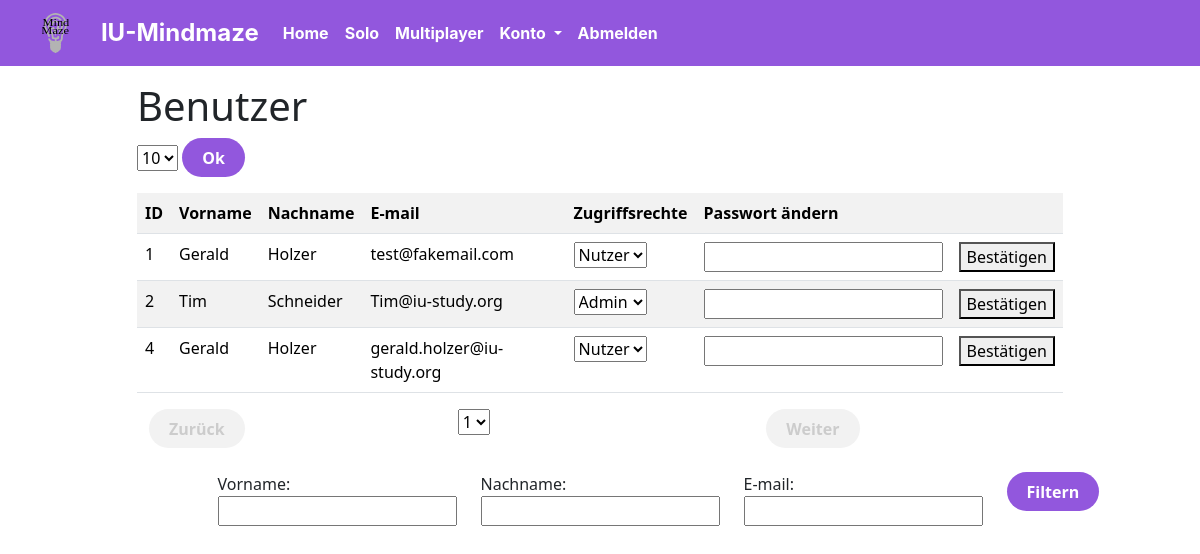
/src/html-php-view/userManagement.php (signed in), run on the app's committed database.
### tables this page shows
CREATE TABLE `benutzer` (
  `BenutzerID` int(12) NOT NULL,
  `StudiengangID` int(12) DEFAULT NULL,
  `ZugriffsrechteID` int(12) DEFAULT NULL,
  `Vorname` varchar(50) DEFAULT NULL,
  `Nachname` varchar(50) DEFAULT NULL,
  `Email` varchar(100) DEFAULT NULL,
  `Passwort` varchar(5000) DEFAULT NULL
);

### src/html-php-view/userManagement.php (the view, shortened to what this page needs)
<!DOCTYPE html>
<html lang="de">
<head>
    <link href="https://cdn.jsdelivr.net/npm/bootstrap@5.0.2/dist/css/bootstrap.min.css" rel="stylesheet"
>
    <link rel="stylesheet" type="text/css" href="../css/style.css">
    <link rel="stylesheet" href="../css/main.css">
</head>
<body>
    <?php
    include ("navbar.php");
    include "../html-php-view/dbconnect.php";
    $con = new mysqli($servername, $username, $password, $dbname);
    $qryVorname = isset ($_GET['Vorname']) ? $_GET['Vorname'] : "";
    $qryNachname = isset ($_GET['Nachname']) ? $_GET['Nachname'] : "";
    $qryEmail = isset ($_GET['Email']) ? $_GET['Email'] : "";
    $whereClause = "WHERE 1";
    $qryVorname = mysqli_real_escape_string($con, $qryVorname);
    $qryNachname = mysqli_real_escape_string($con, $qryNachname);
    $qryEmail = mysqli_real_escape_string($con, $qryEmail);
    $sql = "SELECT COUNT(*) AS total FROM benutzer $whereClause";
    $result = mysqli_query($con, $sql);
    if ($result) {
        $row = mysqli_fetch_assoc($result);
        $totalRecords = $row['total'];
    } else {
        echo "Fehler: " . mysqli_error($con);
    }
    $maxRecords = isset ($_GET['MaxRecords']) ? $_GET['MaxRecords'] : 10;
    $page = isset ($_GET['Page']) ? $_GET['Page'] : 1;
    $offset = $maxRecords * ($page - 1);
    $lastPage = ceil($totalRecords / $maxRecords);
    $sql = "SELECT * FROM benutzer $whereClause LIMIT $maxRecords OFFSET $offset";
    $result = $con->query($sql);
    ?>
    <div class="container">
        <div class="row">
            <div class="col-1"> </div>
            <div class="col-10">
                <h1 class="mt-3">Benutzer</h1>
                <form id="frmMaxRecords" action="userManagement.php" method="get">
                    <select name="MaxRecords">
                        <option value="10" <?php if ($maxRecords == 10) {
                            echo ("selected");
                        } ?>>10</option>
                    </select>
                    <button class="button-short" type="submit">Ok</button>
                </form>
                <form class="mt-3" method="post">
                    <table class='table table-striped'>
                        <tr>
                            <th>ID</th>
                            <th>Vorname</th>
                            <th>Nachname</th>
                            <th>E-mail</th>
                            <th>Zugriffsrechte</th>
                            <th>Passwort ändern</th>
                            <th></th>
                        </tr>
                        <?php
                        while ($row = $result->fetch_assoc()) {
                            echo "<tr>";
                            echo "<td>" . $row["BenutzerID"] . "</td>";
                            echo "<td>" . $row["Vorname"] . "</td>";
                            echo "<td>" . $row["Nachname"] . "</td>";
                            echo "<td>" . $row["Email"] . "</td>";
                            echo "<td>";
                            echo "<select id='rechte_" . $row["BenutzerID"] . "'>";
                            echo "<option value='1' " . ($row["ZugriffsrechteID"] == 1 ? "selected" : "") . ">Nutzer</option>";
                            echo "<option value='3' " . ($row["ZugriffsrechteID"] == 3 ? "selected" : "") . ">Admin</option>";
                            echo "</select>";
                            echo "</td>";
                            echo "<td><input id='password_" . $row["BenutzerID"] . "' name='password' type='text'></td>";
                            echo "<td><button onclick='changePassword(" . $row["BenutzerID"] . "); event.preventDefault()'>Bestätigen</td>";
                            echo "</tr>";
                        }
                        ?>
                    </table>
                </form>
                <div class=container>
                    <div class="row">
                        <div class="col">
                            <form action="userManagement.php" method="get">
                                <button class="button-short" type="submit" <?php if ($page == 1) {
                                    echo "disabled";
                                } ?>>Zurück</button>
                            </form>
                        </div>
                        <div class="col">
                            <form id="pages" action="userManagement.php" method="get">
                                <select name="Page" id="changePage">
                                    <?php for ($i = 1; $i <= $lastPage; $i++) {
                                        echo "<option value='" . $i . "'";
                                        if ($i == $page) {
                                            echo " selected";
                                        }
                                        echo ">" . $i . "</option>";
                                    } ?>f
                                </select>
                            </form>
                        </div>
                        <div class="col">
                            <form action="userManagement.php" method="get">
                                <button class="button-short" type="submit" <?php if ($page == $lastPage) {
                                    echo "disabled";
                                } ?>>Weiter</button>
                            </form>
                        </div>
                    </div>
                </div>
            </div>
            <div class="col-1"> </div>
        </div>
    </div>
                <form class="mt-4" action="userManagement.php" method="GET">
                    <div class="container">
                        <div class="row">
                            <div class="col">
                            </div>
                            <div class="col">
                                <label for="Vorname">Vorname:</label>
                                <input type="text" id="Vorname" name="Vorname"
                                    value="<?php echo htmlspecialchars($qryVorname); ?>"><br><br>
                            </div>
                            <div class="col">
                                <label for="Nachname">Nachname:</label>
                                <input type="text" id="Nachname" name="Nachname"
                                    value="<?php echo htmlspecialchars($qryNachname); ?>"><br><br>
                            </div>
                            <div class="col">
                                <label for="Email">E-mail:</label>
                                <input type="text" id="Email" name="Email"
                                    value="<?php echo htmlspecialchars($qryEmail); ?>"><br><br>
                            </div>
                            <div class="col">
                                <input class="button-short" accept="" type="submit" value="Filtern">
                            </div>
                        </div>
                    </div>
                </form>
</body>
</html>

### src/html-php-view/navbar.php (shortened to what this page needs)
<nav class="navbar navbar-expand-lg custom-navbar">
  <div class="container">
  <div class="d-flex align-items-center">
    <a class="navbar-brand" href="#">
      <img src="../../img/logo.svg" alt="Logo" height="40" class="me-3">
    <a class="navbar-brand">IU-Mindmaze</a>
    <div class="collapse navbar-collapse" id="navbarNav">
      <ul class="navbar-nav me-auto">
        <li class="nav-item">
          <a class="nav-link" href="javascript:navbarReact('./home.php')">Home</a>
        </li>
        <li class="nav-item">
          <a class="nav-link" href="javascript:navbarReact('./singleplayer.php')">Solo</a>
        </li>
        <li class="nav-item">
          <a class="nav-link" href="javascript:navbarReact('./lobby.php')">Multiplayer</a>
        </li>
        <li class="nav-item dropdown">
          <a class="nav-link dropdown-toggle" href="#" id="navbarDropdown" role="button" data-bs-toggle="dropdown"
            aria-expanded="false">
            Konto
          </a>
        </li>
        <li class="nav-item">
          <a class="nav-link" href="../server/logout.php">Abmelden</a>
        </li>
      </ul>
    </div>
  </div>
</nav>

### src/css/style.css (style rules this page uses)
body { background-color: #E6E6E6; }
.button-short { background-color: #9257DD; color: white; font-weight: bold; border: none; border-radius: 50px; padding: 7.5px 20px; text-align: center; cursor: pointer; transition: 0.3s; }
.custom-navbar { background-color: #9257DD !important; }
.custom-navbar .navbar-brand { font-family: "Inter", sans-serif; font-weight: bold; font-size: 1.5em; color: white; }
.custom-navbar .navbar-nav .nav-link { font-family: "Inter", sans-serif; font-weight: bold; font-size: 1em; color: white; }
.custom-navbar .dropdown-toggle::after { border-top-color: white; }

### src/html-php-view/userManagement.php (style rules this page uses)
.button-short:disabled { background-color: #f2f2f2; border-color: #f2f2f2; color: #ccc; }

### data on the page
benutzer: BenutzerID "1", Vorname "Gerald", Nachname "Holzer", Email "test@fakemail.com", ZugriffsrechteID+BenutzerID "Nutzer"
benutzer: BenutzerID "2", Vorname "Tim", Nachname "Schneider", Email "Tim@iu-study.org", ZugriffsrechteID+BenutzerID "Admin"
benutzer: BenutzerID "4", Vorname "Gerald", Nachname "Holzer", Email "gerald.holzer@iu-study.org", ZugriffsrechteID+BenutzerID "Nutzer"

### other printed values
form field Page "1"
